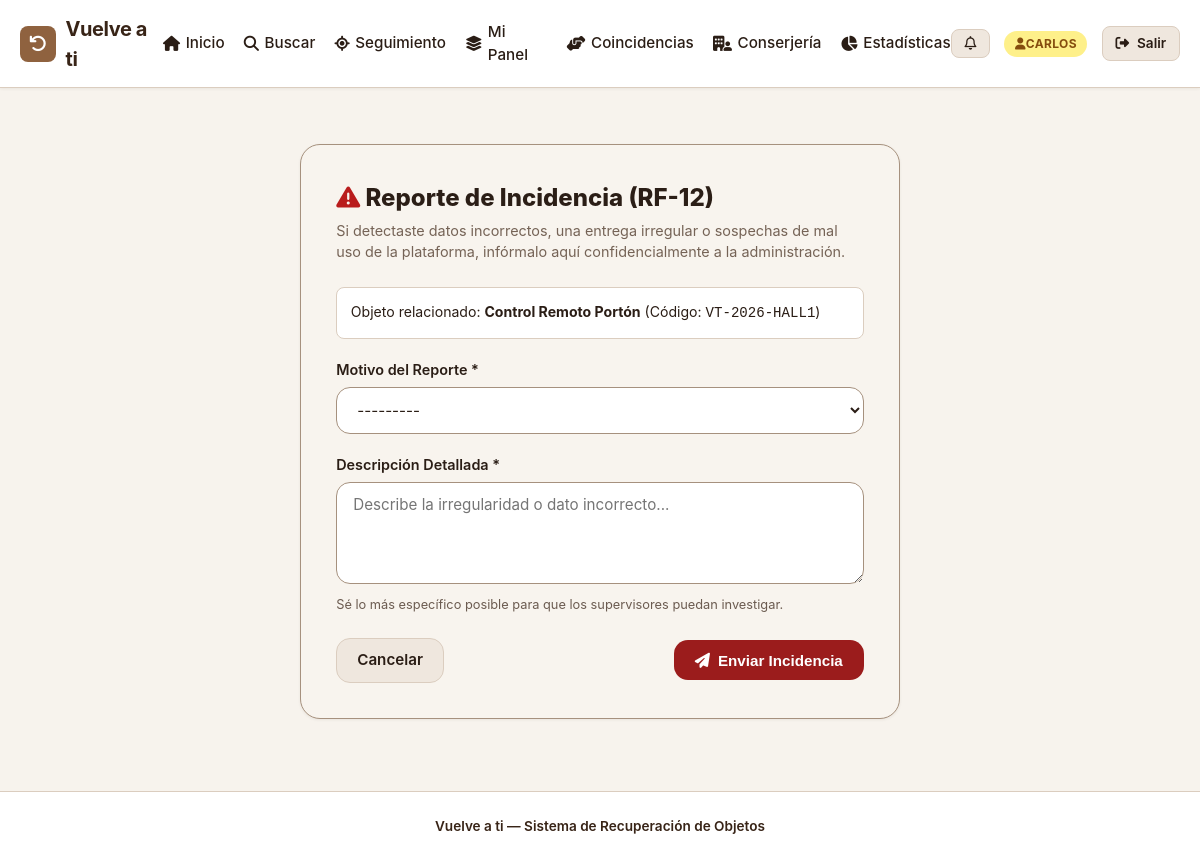
/incidencia/2/ (signed in), run on the app's committed database.
### recuperacion/models.py (models this page shows, shortened)
class Usuario(AbstractUser):
    ROL_CHOICES = [
        ('residente', 'Residente / Ciudadano'),
        ('conserje', 'Encargado de Recinto / Conserje'),
        ('admin', 'Administrador del Edificio'),
    ]
    rol = models.CharField(max_length=20, choices=ROL_CHOICES, default='residente')
    telefono = models.CharField(max_length=25, blank=True, null=True)
    departamento_torre = models.CharField(
        max_length=80,
        blank=True,
        null=True,
        help_text="Ejemplo: Torre A - Depto 502 / Oficina 301"
    )
    def es_conserje_o_admin(self):
        return self.rol in ['conserje', 'admin'] or self.is_superuser

class Objeto(models.Model):
    TIPO_CHOICES = [
        ('perdido', 'Objeto Perdido (Reportado por Dueño)'),
        ('encontrado', 'Objeto Encontrado (En Custodia o Reportado por Vecino)'),
    ]
    ESTADO_CHOICES = [
        ('registrado', 'Registrado (En Búsqueda / En Custodia)'),
        ('en_verificacion', 'En Verificación (Proceso de Cotejo)'),
        ('entregado', 'Entregado al Propietario'),
        ('dado_de_baja', 'Dado de Baja / Descartado'),
    ]
    codigo_seguimiento = models.CharField(
        max_length=20,
        unique=True,
        default=generar_codigo_seguimiento
    )
    tipo_registro = models.CharField(max_length=20, choices=TIPO_CHOICES)
    usuario_reporta = models.ForeignKey(
        Usuario,
        on_delete=models.SET_NULL,
        null=True,
        blank=True,
        related_name='objetos_reportados',
        help_text="Usuario registrado que reporta (null si es reporte de invitado/visitante)"
    )
    es_invitado = models.BooleanField(
        default=False,
        help_text="Indica si el reporte fue registrado por un visitante o usuario no autenticado"
    )
    contacto_nombre = models.CharField(
        max_length=120,
        blank=True,
        default='',
        help_text="Nombre completo de contacto para reportes de invitados"
    )
    contacto_email = models.EmailField(
        blank=True,
        default='',
        help_text="Correo electrónico de contacto para avisos"
    )
    contacto_telefono = models.CharField(
        max_length=30,
        blank=True,
        default='',
        help_text="Teléfono o WhatsApp de contacto"
    )
    categoria = models.ForeignKey(CategoriaObjeto, on_delete=models.PROTECT)
    subcategoria = models.CharField(
        max_length=100,
        help_text="Ejemplo: Control Remoto Portón, Audífonos Sony, Tarjeta bip"
    )
    color_principal = models.CharField(
        max_length=50,
        help_text="Ejemplo: Negro, Azul marino, Plateado, Rojo"
    )
    marca = models.CharField(max_length=80, blank=True, default='')
    ubicacion = models.ForeignKey(
        Recinto,
        on_delete=models.PROTECT,
        related_name='objetos_registrados',
        help_text="Área o sector del edificio donde ocurrió el hallazgo o extravío"
    )
    ubicacion_bodega = models.CharField(
        max_length=100,
        blank=True,
        default='',
        help_text="Casillero, locker o estante físico en recepción (solo para objetos encontrados)"
    )
    descripcion_publica = models.TextField(
        help_text="Detalles generales visibles para la búsqueda sin exponer información crítica"
    )
    clave_verificacion_privada = models.TextField(
        help_text="Detalle exclusivo e invisible públicamente para validar pertenencia (ej: stickers, roturas internas, número serial)"
    )
    fecha_suceso = models.DateField(
        help_text="Fecha aproximada en que se perdió o se encontró el objeto"
    )
    fecha_registro = models.DateTimeField(auto_now_add=True)
    estado = models.CharField(max_length=25, choices=ESTADO_CHOICES, default='registrado')
    token_retiro = models.CharField(
        max_length=6,
        default=generar_token_retiro,
        help_text="Código numérico de 6 dígitos para retiro seguro en mesón"
    )
    entregado_a = models.ForeignKey(
        Usuario,
        on_delete=models.SET_NULL,
        null=True,
        blank=True,
        related_name='objetos_recibidos'
    )
    entregado_por = models.ForeignKey(
        Usuario,
        on_delete=models.SET_NULL,
        null=True,
        blank=True,
        related_name='objetos_entregados_por'
    )
    fecha_entrega = models.DateTimeField(null=True, blank=True)
    observaciones_entrega = models.TextField(blank=True, default='')
    class Meta:
        verbose_name = "Objeto"
        verbose_name_plural = "Objetos"
        ordering = ['-fecha_registro']

### recuperacion/views.py (the view)
# urls.py: path('incidencia/', views.reportar_incidencia, name='reportar_incidencia'),
@login_required
def reportar_incidencia(request, objeto_id=None):
    objeto = None
    if objeto_id:
        objeto = get_object_or_404(Objeto, pk=objeto_id)
    if request.method == 'POST':
        form = IncidenciaForm(request.POST)
        if form.is_valid():
            incidencia = form.save(commit=False)
            incidencia.usuario = request.user
            incidencia.objeto = objeto
            incidencia.save()
            messages.success(request, "Tu reporte de incidencia fue enviado a la administración. Gracias por velar por la seguridad de la comunidad.")
            return redirect('dashboard')
    else:
        form = IncidenciaForm()
    return render(request, 'recuperacion/reportar_incidencia.html', {
        'form': form,
        'objeto': objeto,
    })

### recuperacion/forms.py
class IncidenciaForm(forms.ModelForm):
    class Meta:
        model = Incidencia
        fields = ['tipo', 'descripcion']
        labels = {
            'tipo': 'Motivo del Reporte',
            'descripcion': 'Explica lo sucedido en detalle',
        }
        widgets = {
            'tipo': forms.Select(attrs={'class': 'form-select'}),
            'descripcion': forms.Textarea(attrs={'class': 'form-control', 'rows': 4, 'placeholder': 'Describe la irregularidad o dato incorrecto...'}),
        }

### recuperacion/context_processors.py (called while the page is built)
def notificaciones_context(request):
    if request.user.is_authenticated:
        no_leidas = Notificacion.objects.filter(usuario=request.user, leida=False).order_by('-fecha_creacion')
        return {
            'notificaciones_no_leidas': no_leidas[:5],
            'conteo_notificaciones': no_leidas.count(),
        }
    return {
        'notificaciones_no_leidas': [],
        'conteo_notificaciones': 0,
    }

### templates/recuperacion/reportar_incidencia.html (shortened to what this page needs)
{% extends 'base.html' %}
{% load static %}
{% block content %}
<div style="max-width: 600px; margin: 1.5rem auto;">
  <div class="card" style="padding: 2.2rem; border-radius: var(--radius-lg); background-color: #F8F4EE; border: 1px solid var(--color-border-dark);">
    <div style="margin-bottom: 1.5rem;">
      <h2 style="font-size: 1.5rem; font-weight: 800; color: #2B1E16;">
        <i class="fa-solid fa-triangle-exclamation" style="color: #B91C1C;"></i> Reporte de Incidencia (RF-12)
      </h2>
      <p style="font-size: 0.9rem; color: #756356; margin-top: 0.2rem;">
        Si detectaste datos incorrectos, una entrega irregular o sospechas de mal uso de la plataforma, infórmalo aquí confidencialmente a la administración.
      </p>
    </div>
    {% if objeto %}
      <div style="background: #FFF; padding: 0.85rem; border-radius: var(--radius-sm); margin-bottom: 1.25rem; border: 1px solid var(--color-border); font-size: 0.88rem;">
        Objeto relacionado: <strong>{{ objeto.subcategoria }}</strong> (Código: <code>{{ objeto.codigo_seguimiento }}</code>)
      </div>
    {% endif %}
    <form method="POST">
      <div class="form-group">
        <label class="form-label">Motivo del Reporte *</label>
        {{ form.tipo }}
      </div>
      <div class="form-group">
        <label class="form-label">Descripción Detallada *</label>
        {{ form.descripcion }}
        <div class="form-help">Sé lo más específico posible para que los supervisores puedan investigar.</div>
      </div>
      <div style="display: flex; justify-content: space-between; align-items: center; margin-top: 1.5rem;">
        <a href="{% url 'dashboard' %}" class="btn btn-secondary">
          Cancelar
        </a>
        <button type="submit" class="btn btn-primary" style="background-color: #9B1C1C;">
          <i class="fa-solid fa-paper-plane"></i> Enviar Incidencia
        </button>
      </div>
    </form>
  </div>
</div>
{% endblock %}

### templates/base.html (shortened to what this page needs)
{% load static %}
<!DOCTYPE html>
<html lang="es">
<head>
  <link rel="stylesheet" href="https://cdnjs.cloudflare.com/ajax/libs/font-awesome/6.4.0/css/all.min.css">
  <link rel="stylesheet" href="{% static 'css/styles.css' %}">
</head>
<body>
  <nav class="navbar">
    <div class="container nav-container">
      <a href="{% url 'home' %}" class="nav-brand">
        <div class="brand-icon">
          <i class="fa-solid fa-arrow-rotate-left"></i>
        </div>
        <span>Vuelve a ti</span>
      </a>
      <ul class="nav-links">
        <li>
          <a href="{% url 'home' %}" class="nav-link {% if request.resolver_match.url_name == 'home' %}active{% endif %}">
            <i class="fa-solid fa-house"></i> Inicio
          </a>
        </li>
        <li>
          <a href="{% url 'buscar_objetos' %}" class="nav-link {% if request.resolver_match.url_name == 'buscar_objetos' %}active{% endif %}">
            <i class="fa-solid fa-magnifying-glass"></i> Buscar
          </a>
        </li>
        <li>
          <a href="{% url 'consultar_seguimiento' %}" class="nav-link {% if request.resolver_match.url_name == 'consultar_seguimiento' %}active{% endif %}">
            <i class="fa-solid fa-location-crosshairs"></i> Seguimiento
          </a>
        </li>
        {% if user.is_authenticated %}
          <li>
            <a href="{% url 'dashboard' %}" class="nav-link {% if request.resolver_match.url_name == 'dashboard' %}active{% endif %}">
              <i class="fa-solid fa-layer-group"></i> Mi Panel
            </a>
          </li>
          <li>
            <a href="{% url 'coincidencias_lista' %}" class="nav-link {% if request.resolver_match.url_name == 'coincidencias_lista' %}active{% endif %}">
              <i class="fa-solid fa-handshake-angle"></i> Coincidencias
            </a>
          </li>
          {% if user.es_conserje_o_admin %}
            <li>
              <a href="{% url 'conserjeria_panel' %}" class="nav-link {% if request.resolver_match.url_name == 'conserjeria_panel' %}active{% endif %}">
                <i class="fa-solid fa-building-user"></i> Conserjería
              </a>
            </li>
            <li>
              <a href="{% url 'metricas' %}" class="nav-link {% if request.resolver_match.url_name == 'metricas' %}active{% endif %}">
                <i class="fa-solid fa-chart-pie"></i> Estadísticas
              </a>
            </li>
          {% endif %}
        {% endif %}
      </ul>
      <div style="display: flex; align-items: center; gap: 0.9rem;">
        {% if user.is_authenticated %}
          <div style="position: relative;" id="dropdown-notificaciones-container">
            <a href="{% url 'coincidencias_lista' %}" class="btn btn-secondary btn-sm" style="position: relative;" title="Notificaciones">
              <i class="fa-regular fa-bell"></i>
            </a>
          </div>
          <span class="badge {% if user.rol == 'admin' %}badge-perdido{% elif user.rol == 'conserje' %}badge-en_verificacion{% else %}badge-registrado{% endif %}">
            <i class="fa-solid fa-user me-1"></i> {{ user.first_name|default:user.username }}
          </span>
          <a href="{% url 'logout' %}" class="btn btn-secondary btn-sm" title="Cerrar sesión">
            <i class="fa-solid fa-right-from-bracket"></i> Salir
          </a>
        {% else %}
          <a href="{% url 'reportar_perdido' %}" class="btn btn-primary btn-sm" title="Reportar objeto sin cuenta">
            <i class="fa-solid fa-plus"></i> Reportar
          </a>
          <a href="{% url 'login' %}" class="btn btn-secondary btn-sm">Ingresar</a>
          <a href="{% url 'registro' %}" class="btn btn-secondary btn-sm">Registro</a>
        {% endif %}
      </div>
    </div>
  </nav>
  <main class="container" style="padding-top: 1rem; padding-bottom: 3rem; flex: 1;">
    {% block content %}{% endblock %}
  </main>
  <footer>
    <div class="container">
      <p style="font-weight: 600; color: var(--color-primary-dark); margin: 0;">
        Vuelve a ti — Sistema de Recuperación de Objetos
      </p>
    </div>
  </footer>
</body>
</html>

### static/css/styles.css (style rules this page uses)
:root { --color-bg: #F7F3ED; --color-surface: #FFFFFF; --color-surface-soft: #EFE7DE; --color-card-beige: #D9C4B2; --color-card-brown: #9E7453; --color-primary: #8F623F; --color-primary-hover: #754E2F; --color-primary-dark: #382417; --color-text-main: #2A1D15; --color-text-muted: #6B5B50; --color-border: #DBCDBF; --color-border-dark: #A6917E; --color-success: #15803D; --color-warning: #B45309; --color-danger: #B91C1C; --color-info: #0284C7; --radius-sm: 8px; --radius-md: 14px; --radius-lg: 20px; --radius-pill: 9999px; --shadow-sm: 0 1px 3px rgba(56, 36, 23, 0.07); --shadow-md: 0 4px 14px rgba(56, 36, 23, 0.1); --shadow-lg: 0 10px 25px rgba(56, 36, 23, 0.15); }
* { box-sizing: border-box; margin: 0; padding: 0; }
body { font-family: -apple-system, BlinkMacSystemFont, "Segoe UI", Roboto, Helvetica, Arial, sans-serif; background-color: var(--color-bg); color: var(--color-text-main); line-height: 1.5; min-height: 100vh; display: flex; flex-direction: column; }
.container { width: 100%; max-width: 1200px; margin: 0 auto; padding: 0 1.25rem; }
.navbar { background-color: var(--color-surface); border-bottom: 1px solid var(--color-border); padding: 0.85rem 0; position: sticky; top: 0; z-index: 50; box-shadow: var(--shadow-sm); }
.navbar .nav-container { display: flex; align-items: center; justify-content: space-between; }
.nav-brand { display: flex; align-items: center; gap: 0.6rem; text-decoration: none; color: var(--color-primary-dark); font-weight: 700; font-size: 1.25rem; letter-spacing: -0.02em; }
.brand-icon { width: 36px; height: 36px; background: var(--color-primary); color: #FFF; border-radius: var(--radius-sm); display: flex; align-items: center; justify-content: center; font-size: 1.1rem; }
.nav-links { display: flex; align-items: center; gap: 1.2rem; list-style: none; }
.nav-link { text-decoration: none; color: var(--color-text-main); font-weight: 500; font-size: 0.95rem; transition: color 0.2s; display: flex; align-items: center; gap: 0.35rem; }
.btn { display: inline-flex; align-items: center; justify-content: center; gap: 0.5rem; padding: 0.65rem 1.25rem; font-size: 0.95rem; font-weight: 600; border-radius: var(--radius-md); border: 1px solid transparent; cursor: pointer; text-decoration: none; transition: all 0.2s ease; }
.btn-primary { background-color: var(--color-card-brown); color: #FFF; }
.btn-secondary { background-color: var(--color-surface-soft); color: var(--color-text-main); border-color: var(--color-border); }
.btn-sm { padding: 0.4rem 0.8rem; font-size: 0.85rem; border-radius: var(--radius-sm); }
.card { background-color: var(--color-surface); border: 1px solid var(--color-border); border-radius: var(--radius-md); padding: 1.5rem; box-shadow: var(--shadow-sm); }
.badge { display: inline-flex; align-items: center; padding: 0.25rem 0.65rem; font-size: 0.75rem; font-weight: 700; text-transform: uppercase; border-radius: var(--radius-pill); letter-spacing: 0.03em; }
.badge-en_verificacion { background-color: #FEF08A; color: #854D0E; }
.form-group { margin-bottom: 1.25rem; }
.form-label { display: block; font-weight: 600; font-size: 0.9rem; margin-bottom: 0.4rem; color: var(--color-text-main); }
.form-control, .form-select { width: 100%; padding: 0.75rem 1rem; font-size: 0.95rem; background-color: #FFF; border: 1px solid var(--color-border-dark); border-radius: var(--radius-md); color: var(--color-text-main); transition: border-color 0.2s, box-shadow 0.2s; font-family: inherit; }
.form-help { font-size: 0.8rem; color: var(--color-text-muted); margin-top: 0.35rem; line-height: 1.4; }
footer { margin-top: auto; background-color: var(--color-surface); border-top: 1px solid var(--color-border); padding: 1.5rem 0; text-align: center; font-size: 0.85rem; color: var(--color-text-muted); }

### data on the page
Usuario: first_name "CARLOS"
Objeto: subcategoria "Control Remoto Portón", codigo_seguimiento "VT-2026-HALL1"
